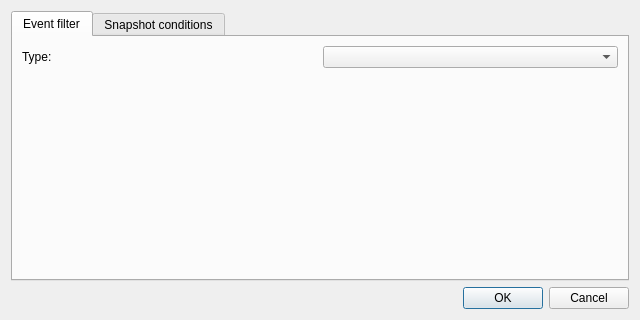
<?xml version="1.0" encoding="UTF-8"?>
<ui version="4.0">
 <class>EventFilterDialog</class>
 <widget class="QDialog" name="EventFilterDialog">
  <property name="geometry">
   <rect>
    <x>0</x>
    <y>0</y>
    <width>640</width>
    <height>320</height>
   </rect>
  </property>
  <property name="windowTitle">
   <string>Event filter...</string>
  </property>
  <layout class="QVBoxLayout" name="verticalLayout">
   <item>
    <widget class="QTabWidget" name="tabWidget">
     <property name="currentIndex">
      <number>0</number>
     </property>
     <widget class="QWidget" name="tabEventFilter">
      <attribute name="title">
       <string>Event filter</string>
      </attribute>
      <layout class="QGridLayout" name="gridLayout">
       <item row="0" column="1">
        <widget class="QComboBox" name="cbType">
         <property name="currentIndex">
          <number>-1</number>
         </property>
         <item>
          <property name="text">
           <string>Scheme</string>
          </property>
         </item>
         <item>
          <property name="text">
           <string>Cimrex</string>
          </property>
         </item>
         <item>
          <property name="text">
           <string>Power</string>
          </property>
         </item>
         <item>
          <property name="text">
           <string>Model</string>
          </property>
         </item>
        </widget>
       </item>
       <item row="0" column="0">
        <widget class="QLabel" name="label">
         <property name="text">
          <string>Type:</string>
         </property>
        </widget>
       </item>
       <item row="2" column="0" colspan="2">
        <spacer name="verticalSpacer">
         <property name="orientation">
          <enum>Qt::Vertical</enum>
         </property>
         <property name="sizeHint" stdset="0">
          <size>
           <width>20</width>
           <height>40</height>
          </size>
         </property>
        </spacer>
       </item>
       <item row="1" column="0" colspan="2">
        <layout class="QVBoxLayout" name="lWidget">
         <property name="spacing">
          <number>0</number>
         </property>
        </layout>
       </item>
      </layout>
     </widget>
     <widget class="QWidget" name="tabSnapshotConditions">
      <attribute name="title">
       <string>Snapshot conditions</string>
      </attribute>
      <layout class="QGridLayout" name="gridLayout_2">
       <item row="0" column="0" rowspan="3">
        <widget class="QTableView" name="tvSnapshotConditions">
         <property name="selectionBehavior">
          <enum>QAbstractItemView::SelectRows</enum>
         </property>
        </widget>
       </item>
       <item row="0" column="1">
        <widget class="QToolButton" name="tbSnapshotConditionAppend">
         <property name="text">
          <string>...</string>
         </property>
        </widget>
       </item>
       <item row="1" column="1">
        <widget class="QToolButton" name="tbSnapshotConditionRemove">
         <property name="text">
          <string>...</string>
         </property>
        </widget>
       </item>
       <item row="2" column="1">
        <spacer name="verticalSpacer_2">
         <property name="orientation">
          <enum>Qt::Vertical</enum>
         </property>
         <property name="sizeHint" stdset="0">
          <size>
           <width>20</width>
           <height>163</height>
          </size>
         </property>
        </spacer>
       </item>
      </layout>
     </widget>
    </widget>
   </item>
   <item>
    <widget class="QDialogButtonBox" name="buttonBox">
     <property name="orientation">
      <enum>Qt::Horizontal</enum>
     </property>
     <property name="standardButtons">
      <set>QDialogButtonBox::Cancel|QDialogButtonBox::Ok</set>
     </property>
    </widget>
   </item>
  </layout>
 </widget>
 <resources/>
 <connections/>
</ui>
